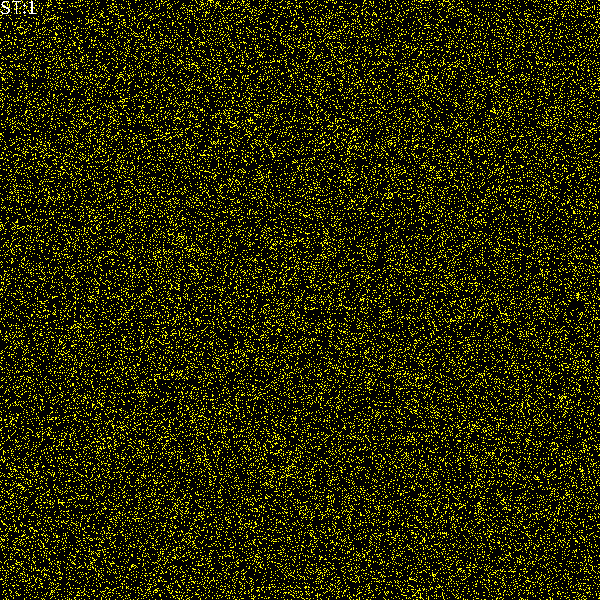
Frame 1 (no input)
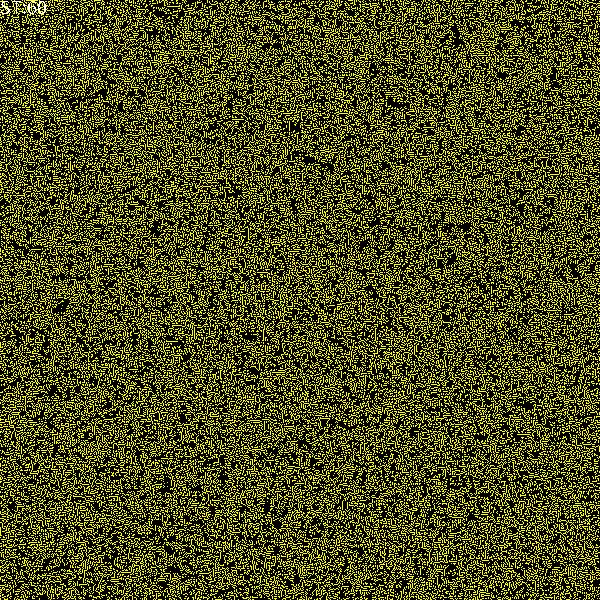
Frame 60 (the mouse pressed at the canvas centre just before this capture)
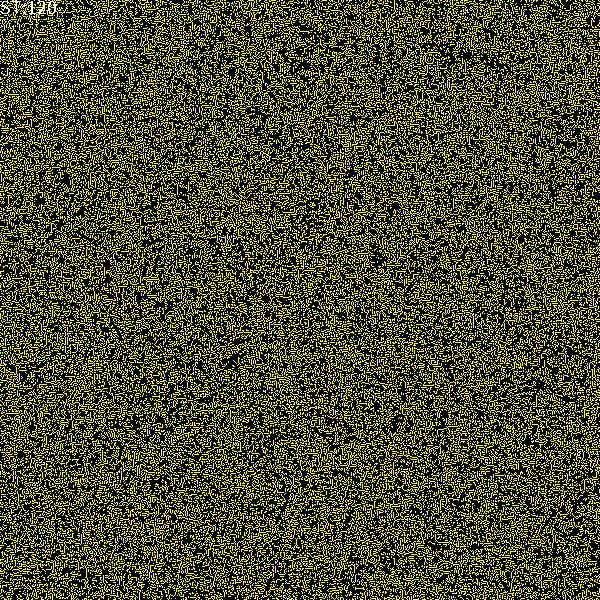
Frame 120 (the mouse held since frame 60 and released just before this capture)

The Processing sketch that drew these frames (run headless with seeded random() and noise(); from frame 60 on, the mouse is pressed at the canvas centre):

// Processing sketch: asynchronic2D_nonMoore
// ── asynchronic2D_nonMoore.pde
/// "Not too many neighbors": 
/// Two-dimensional, Moore, asynchronous cellular automaton
//-//////////////////////////////////////////////////////////////////////////////////

final int   Opt=2;              //How many neighbors allowed?
final int   WorldSide=600;      //Side lenght of simulation world (square)
final float Dens=0.15;          //.01;//Initial density in the lattice World
//final boolean withMoore=true; //TODO neighborhood with the corners of the square

int[][] World=new int[WorldSide][WorldSide]; //2 dimensional array <=> "matrix" or "lattice" 
                                            
int FR=100; //desired simulation speed

void setup()
{
  size(600,600); //squre canvas
  noSmooth();    //much faster drawing
  frameRate(FR);
  
  if(Dens>0) //initialisation
  {
   for(int i=0;i<WorldSide;i++) 
    for(int j=0;j<WorldSide;j++) 
      if(random(1.0)<Dens)
        World[i][j]=1;
  }
  else
  {
    World[WorldSide/2][WorldSide/2]=1;
  }
}

void visualisation()
{
  for(int i=0;i<WorldSide;i++)
    for(int j=0;j<WorldSide;j++) 
    {                      
      switch(World[i][j]){ 
      case 1:stroke(255,255,0);break; //Yellow
      case 0:stroke(0,0,0);break;
      default: stroke(255,0,0); //"emergency color" - RED
      break;
      } 
      // Now color is chosen, so ready to plot a point.
      point(i,j);
    }
}

int t=0; ///< time is global!

void draw() // uses global t
{  
  visualisation();
  
  // Monte Carlo step
  int N=WorldSide*WorldSide;
  for(int a=0;a<N;a++)
  {
    //Losowanie agenta 
    int i=int(random(WorldSide));
    int j=int(random(WorldSide));
     
    //Rule: "Not too many neighbors" needs idexes of the neighborhood...
    int right = (i+1) % WorldSide;      
    int left  = (WorldSide+i-1) % WorldSide;
    int dw    = (j+1) % WorldSide;   
    int up    = (WorldSide+j-1) % WorldSide;
    
    //Then sum of living neighbors...  
    int sum = ( World[left][j] // This brackets are redundant in JAVA syntax, but necessary in Python.
    + World[right][j]
    + World[i][up]
    + World[i][dw]  
    // withMoore ? with corners?
    + World[left][up]
    + World[right][up]
    + World[left][dw]
    + World[right][dw] 
    ); //= sum of states of neighbors (states 0 and 1 only)
    
    //And final implementation of the rule comparing sum to the expected optimal.
    if(sum==Opt)
       World[i][j]=1;
    else
       World[i][j]=0;
  }
      
  t++; //next step
  textSize(20);textAlign(LEFT,TOP);text("ST:"+str(t),0,0);
   
  if(t%10==0) 
    println( t,frameRate, "fps" );
}

/// @date 2026-10-07 (https://github.com/borkowsk/bookProcessingEN/)
